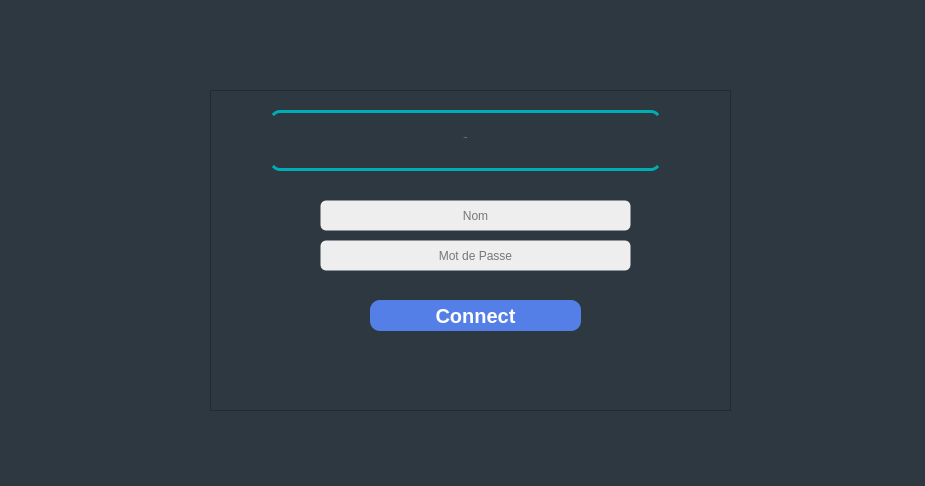
<?xml version="1.0" encoding="UTF-8"?>
<ui version="4.0">
 <class>Form</class>
 <widget class="QWidget" name="Form">
  <property name="geometry">
   <rect>
    <x>0</x>
    <y>0</y>
    <width>925</width>
    <height>486</height>
   </rect>
  </property>
  <property name="focusPolicy">
   <enum>Qt::StrongFocus</enum>
  </property>
  <property name="windowTitle">
   <string>Form</string>
  </property>
  <property name="styleSheet">
   <string notr="true">background-color: #222831;
color: rgb(255, 255, 255);

QLineEdit{
border:2px Solid rgb(255, 170, 34);
border-radius:10px;
color:rgb(255, 255, 255)

}

QWidget{
background-color:rgb(0, 0, 0);	
background-color:rgb(46, 56, 64);
	
}</string>
  </property>
  <widget class="QFrame" name="frame_3">
   <property name="geometry">
    <rect>
     <x>210</x>
     <y>90</y>
     <width>521</width>
     <height>321</height>
    </rect>
   </property>
   <property name="styleSheet">
    <string notr="true">QLineEdit{
border:2px Solid rgb(255, 170, 34);
border-radius:10px;
color:rgb(255, 255, 255)}
background : #222831;</string>
   </property>
   <property name="frameShape">
    <enum>QFrame::StyledPanel</enum>
   </property>
   <property name="frameShadow">
    <enum>QFrame::Raised</enum>
   </property>
   <widget class="QLineEdit" name="password">
    <property name="geometry">
     <rect>
      <x>110</x>
      <y>150</y>
      <width>311</width>
      <height>31</height>
     </rect>
    </property>
    <property name="font">
     <font>
      <family>MS Sans Serif</family>
      <pointsize>9</pointsize>
      <weight>50</weight>
      <bold>false</bold>
     </font>
    </property>
    <property name="focusPolicy">
     <enum>Qt::ClickFocus</enum>
    </property>
    <property name="autoFillBackground">
     <bool>false</bool>
    </property>
    <property name="styleSheet">
     <string notr="true">background : #EEEEEE;
color : black ;
border-radius: 6px ;
border : 1px solid Transparent;</string>
    </property>
    <property name="maxLength">
     <number>10</number>
    </property>
    <property name="echoMode">
     <enum>QLineEdit::Password</enum>
    </property>
    <property name="alignment">
     <set>Qt::AlignCenter</set>
    </property>
    <property name="placeholderText">
     <string>Mot de Passe</string>
    </property>
    <property name="clearButtonEnabled">
     <bool>false</bool>
    </property>
   </widget>
   <widget class="QLineEdit" name="username">
    <property name="geometry">
     <rect>
      <x>110</x>
      <y>110</y>
      <width>311</width>
      <height>31</height>
     </rect>
    </property>
    <property name="font">
     <font>
      <family>MS Sans Serif</family>
      <pointsize>9</pointsize>
      <weight>50</weight>
      <bold>false</bold>
     </font>
    </property>
    <property name="mouseTracking">
     <bool>true</bool>
    </property>
    <property name="focusPolicy">
     <enum>Qt::ClickFocus</enum>
    </property>
    <property name="autoFillBackground">
     <bool>false</bool>
    </property>
    <property name="styleSheet">
     <string notr="true">background : #EEEEEE;
color : black ;
border-radius: 6px ;
border : 1px solid Transparent;</string>
    </property>
    <property name="maxLength">
     <number>10</number>
    </property>
    <property name="alignment">
     <set>Qt::AlignCenter</set>
    </property>
    <property name="placeholderText">
     <string>Nom</string>
    </property>
    <property name="cursorMoveStyle">
     <enum>Qt::LogicalMoveStyle</enum>
    </property>
   </widget>
   <widget class="QLabel" name="label_12">
    <property name="geometry">
     <rect>
      <x>60</x>
      <y>20</y>
      <width>391</width>
      <height>61</height>
     </rect>
    </property>
    <property name="font">
     <font>
      <pointsize>-1</pointsize>
      <weight>50</weight>
      <italic>false</italic>
      <bold>false</bold>
     </font>
    </property>
    <property name="styleSheet">
     <string notr="true">QLabel
{
	color: rgb(255, 255, 255);
	border-top:3px solid #00ADB5;
	border-bottom:3px solid #00ADB5;
	background-color:transparent;
	padding:5px 5px 10px ;
    border-radius: 10px;
	font: 21px rgb(255,255,255);
}</string>
    </property>
    <property name="text">
     <string>LOGIN</string>
    </property>
    <property name="scaledContents">
     <bool>false</bool>
    </property>
    <property name="alignment">
     <set>Qt::AlignCenter</set>
    </property>
    <property name="wordWrap">
     <bool>true</bool>
    </property>
   </widget>
   <widget class="QPushButton" name="connect">
    <property name="geometry">
     <rect>
      <x>160</x>
      <y>210</y>
      <width>211</width>
      <height>31</height>
     </rect>
    </property>
    <property name="focusPolicy">
     <enum>Qt::NoFocus</enum>
    </property>
    <property name="styleSheet">
     <string notr="true">QPushButton{
	 background-color: #537FE7;
	border-radius:10px;
	font:bold 20px;
	color:white;
}

QPushButton:pressed
{
  	 background-color: #537FE8;    
	border-radius:10px;
}



</string>
    </property>
    <property name="text">
     <string>Connect</string>
    </property>
    <property name="shortcut">
     <string>Return</string>
    </property>
   </widget>
  </widget>
 </widget>
 <tabstops>
  <tabstop>username</tabstop>
  <tabstop>password</tabstop>
  <tabstop>connect</tabstop>
 </tabstops>
 <resources/>
 <connections/>
</ui>
